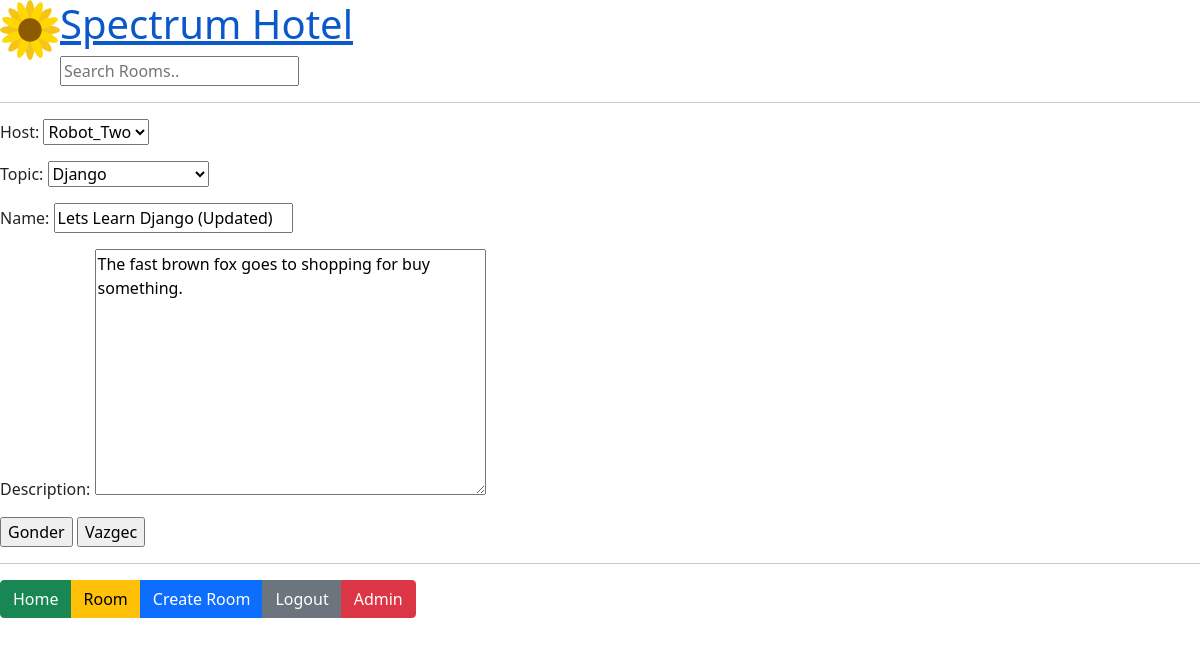
The page /update-room/3/ (signed in) on the database as committed earlier.
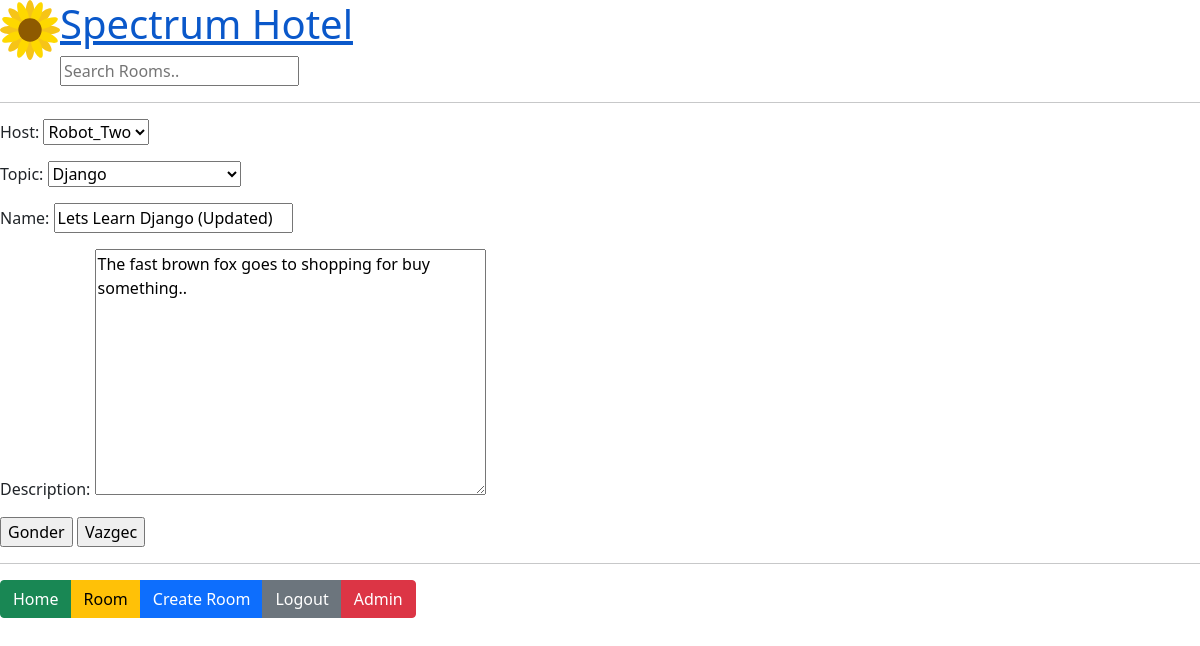
The same page on the database as committed later.
### base/models.py (models this page shows, shortened)
class Room(models.Model):
    host = models.ForeignKey(User, on_delete=models.SET_NULL, null=True)
    topic = models.ForeignKey(Topic, on_delete=models.SET_NULL, null=True)
    name = models.CharField(max_length=50)
    description = models.TextField(null=True, blank=True)
    updated = models.DateTimeField(auto_now=True)
    created = models.DateTimeField(auto_now_add=True)
    class Meta:
        ordering = ['-updated', '-created']

### base/views.py (the view)
@login_required(login_url='urlUserLogin')
def updateRoom(request, room_id_in_url):
    room_data = Room.objects.get(id=room_id_in_url)
    form_data = RoomForm(instance=room_data)
    if request.user != room_data.host:
        return HttpResponse("Bunu editlemek sana mı kaldı yarram?")
    if request.method == 'POST':  # Formumuzda action olarak kendini göstermiştik. Yani Submit edildiğinde
        form_gelen = RoomForm(request.POST, instance=room_data)
        if form_gelen.is_valid():  # Eğer formumuzda bir sıkıntı yok ve 'valid' ise
            form_gelen.save()  # Form bilgisini kaydedelim.
            return redirect('form_submitted_in_urls')
    icerik = {'form_template': form_data}
    return render(request, 'base/room_form.html', icerik)

### base/forms.py
class RoomForm(ModelForm):
    class Meta:
        model = Room #models'daki Room modelimiz
        fields = '__all__' #bütün değiştirilebilir alanları almak yerine alanları biz belirlemek istersek

### base/models.py (called while the page is built)
    def __str__(self):
        return self.name

### base/templates/base/room_form.html (shortened to what this page needs)
{% extends "main.html" %}
{% block content %}
<div>
    <form method="POST" action="">
       {{form_template.as_p}}
        <input type="Submit" value="Gonder"/>
        <input type="button" value="Vazgec" onclick="window.location.href='/'"/>
    </form>
</div>
{% endblock content%}

Rows that differ between the two databases and show on the page:
changed Room "Robot_Two": description "The fast brown fox goes to shopping for buy something." → "The fast brown fox goes to shopping for buy something.."
